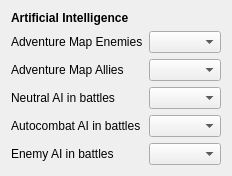
         <widget class="QWidget" name="scrollAreaWidgetContentsAi">
          <layout class="QGridLayout" name="gridLayoutAi" columnstretch="20,5,5,5,5,10">
           <item row="0" column="0">
            <widget class="QLabel" name="labelArtificialIntelligence">
             <property name="font">
              <font>
               <bold>true</bold>
              </font>
             </property>
             <property name="text">
              <string>Artificial Intelligence</string>
             </property>
             <property name="margin">
              <number>5</number>
             </property>
            </widget>
           </item>
           <item row="2" column="0">
            <widget class="QLabel" name="labelAlliedPlayerAI">
             <property name="text">
              <string>Adventure Map Allies</string>
             </property>
            </widget>
           </item>
           <item row="5" column="1" colspan="5">
            <widget class="QComboBox" name="comboBoxEnemyAI">
             <property name="editable">
              <bool>false</bool>
             </property>
             <property name="currentText">
              <string notr="true" />
             </property>
            </widget>
           </item>
           <item row="1" column="0">
            <widget class="QLabel" name="labelEnemyPlayerAI">
             <property name="text">
              <string>Adventure Map Enemies</string>
             </property>
            </widget>
           </item>
           <item row="5" column="0">
            <widget class="QLabel" name="labelEnemyAI">
             <property name="text">
              <string>Enemy AI in battles</string>
             </property>
            </widget>
           </item>
           <item row="2" column="1" colspan="5">
            <widget class="QComboBox" name="comboBoxAlliedPlayerAI">
             <property name="currentText">
              <string notr="true" />
             </property>
            </widget>
           </item>
           <item row="3" column="1" colspan="5">
            <widget class="QComboBox" name="comboBoxNeutralAI">
             <property name="currentText">
              <string notr="true" />
             </property>
            </widget>
           </item>
           <item row="4" column="0">
            <widget class="QLabel" name="labelFriendlyAI">
             <property name="text">
              <string>Autocombat AI in battles</string>
             </property>
            </widget>
           </item>
           <item row="1" column="1" colspan="5">
            <widget class="QComboBox" name="comboBoxEnemyPlayerAI">
             <property name="currentText">
              <string notr="true" />
             </property>
            </widget>
           </item>
           <item row="3" column="0">
            <widget class="QLabel" name="labelNeutralAI">
             <property name="text">
              <string>Neutral AI in battles</string>
             </property>
            </widget>
           </item>
           <item row="4" column="1" colspan="5">
            <widget class="QComboBox" name="comboBoxFriendlyAI">
             <property name="editable">
              <bool>false</bool>
             </property>
             <property name="currentText">
              <string notr="true" />
             </property>
            </widget>
           </item>
          </layout>
         </widget>
